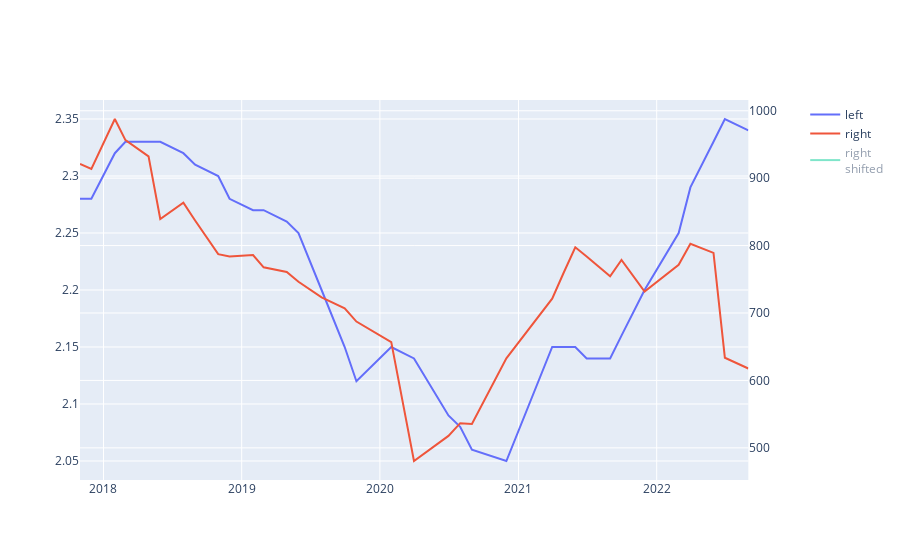

Write notebook code for a chart like this one.
### Markdown cell above
## TESTING DATASET

### Code cell
left = krbank.copy()
# left = ohlcv.copy()

# right = exchange.copy()
right = margin.copy()

# mycorr = corrmodel(ohlcv2hlc(left), ohlcv2hlc(right))
mycorr = corrmodel(ohlcv2hlc(left), right)
# mycorr = corrmodel(right, ohlcv2hlc(left))
print(mycorr.coeff)
print(mycorr.coeffmd)
print(mycorr.coeffrl)

mycorr.show_aligned()
# mycorr.show_scatter()
